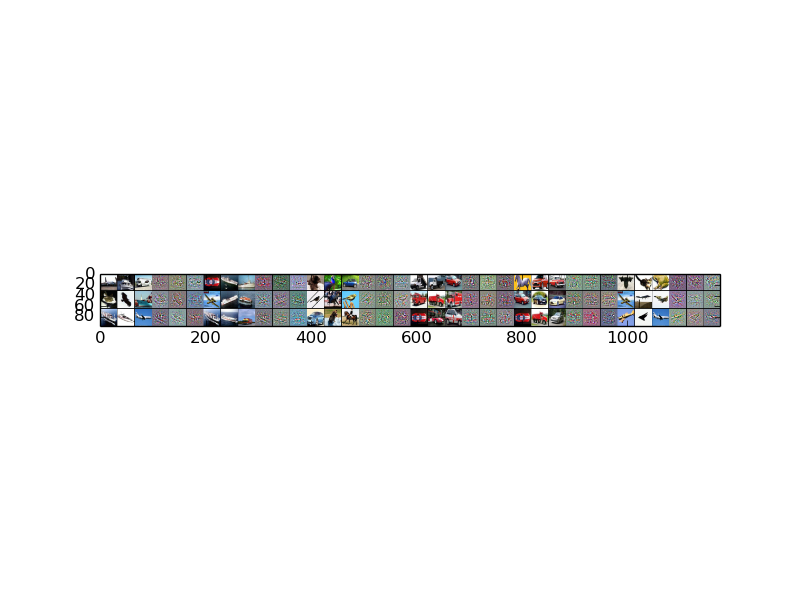

Here is the Python script that generated this plot:
#-*- coding: utf-8 -*- 
import os
import sys
import numpy as np
import cPickle
import theano
import theano.tensor as T
from matplotlib import pyplot as plt
from utils import tile_raster_images
from heapq import *

# in order to import customeized classes
parent_folder = os.path.abspath('..')
class_path = parent_folder + '/' + 'DeConvNet'
if class_path not in sys.path:
    sys.path.append( class_path )
from CPRStage import CPRStage_Up,CPRStage_Down
from Layers import ConvPoolLayer,relu_nonlinear


def activation( a ):
    return ( np.abs(a) + a ) /2
    
    
class Pairs( object ):
    """
    Customized class to avoid ambigous compare result of tuples
    """
    def __init__( self, activation, input ):
        self.act = activation
        self.sam = input
        
    def __lt__( self, obj ):
        """
        Customized __lt__ to avoid compare input
        """
        return self.act < obj.act

class DeConvNet( object ):
    """
    for one-time use
    """
    def __init__( self ):

        print "Loading model..."
        model_file = open( 'params.pkl', 'r')
        params = cPickle.load( model_file )
        model_file.close()
        
        layer0_w = params[-2]
        layer0_b = params[-1]
        layer1_w = params[-4]
        layer1_b = params[-3]
        layer2_w = params[-6]
        layer2_b = params[-5]


        # compile theano function for efficient forward propagation
        x = T.tensor4('x')
 
        layer0 = ConvPoolLayer( input = x, image_shape = (1,3,32,32), 
                                filter_shape = (32,3,5,5), W = layer0_w,
                                b = layer0_b, poolsize=(2, 2), 
                                activation = relu_nonlinear)
                                
        layer1 = ConvPoolLayer( input = layer0.output, image_shape = (1,32,14,14), 
                                filter_shape = (50,32,5,5), W = layer1_w, 
                                b = layer1_b, poolsize=(2, 2), 
                                activation = relu_nonlinear)
        
        layer2 = ConvPoolLayer( input = layer1.output, image_shape = (1,50,5,5), 
                                filter_shape = (64,50,5,5), W = layer2_w, 
                                b = layer2_b, poolsize=(1, 1), 
                                activation = relu_nonlinear) 
        print "Compiling theano.function..."
        self.forward = theano.function( [x], layer2.output )
                               
        # Stages that ZUCHENG DeConvNet
        up_layer0 = CPRStage_Up( image_shape = (1,3,32,32), filter_shape = (32,3,5,5),
                            poolsize = 2 , W = layer0_w, b = layer0_b, 
                            activation = activation)
                            
        up_layer1 = CPRStage_Up( image_shape = (1,32,14,14), filter_shape = (50,32,5,5), 
                            poolsize = 2,W = layer1_w, b = layer1_b ,
                            activation = activation)
                            
        up_layer2 = CPRStage_Up( image_shape = (1,50,5,5), filter_shape = (64,50,5,5), 
                            poolsize = 1,W = layer2_w, b = layer2_b ,
                            activation = activation)
        # backward
        down_layer2 = CPRStage_Down( image_shape = (1,64,1,1), filter_shape = (50,64,5,5), 
                                poolsize = 1,W =layer2_w, b = layer2_b,
                                activation = activation)
                                
        down_layer1 = CPRStage_Down( image_shape = (1,50,10,10), filter_shape = (32,50,5,5), 
                                poolsize = 2,W =layer1_w, b = layer1_b,
                                activation = activation)
                                
        down_layer0 = CPRStage_Down( image_shape = (1,32,28,28), filter_shape = (3,32,5,5), 
                                poolsize = 2,W = layer0_w, b = layer0_b,
                                activation = activation)                       

        self.Stages = [ up_layer0, up_layer1, up_layer2,
                           down_layer2, down_layer1, down_layer0]
        
    def DeConv( self, input, kernel_index ):

        assert kernel_index != None        
        
        l0u , sw0 = self.Stages[0].GetOutput( input.reshape(1,3,32,32) )
        l1u  , sw1 = self.Stages[1].GetOutput( l0u )
        l2u  , sw2 = self.Stages[2].GetOutput( l1u )
        
        # only visulize selected kernel
        l2u[0,:kernel_index,...]*=0
        l2u[0,kernel_index+1:,...]*=0
        
        
        l2d = self.Stages[3].GetOutput( l2u, sw2 )
        l1d = self.Stages[4].GetOutput( l2d, sw1 )
        l0d = self.Stages[5].GetOutput( l1d , sw0 )
  
        return l0d
        
    
def findmaxactivation( Net, samples, num_of_maximum, kernel_list):
    """
    function，给定forward和数据集，加上model，所需的参数，
    返回list of tuple，包含最大激活值
    """    

    Heaps = { kernel_i: [ Pairs( -100, -i) for i in xrange(num_of_maximum)]\
                    for kernel_i in  kernel_list  }

    
    index = 0
    print "totally %d samples" % samples.shape[0]    
    for sam in samples:
        index += 1
        print "pushpop %d sample" % index
        # from 3-dim to 4-dim
        sam = sam.reshape((1,)+sam.shape )      
        activate_value = Net.forward(sam).flatten()
        for kernel_i in kernel_list:
            heappushpop( Heaps[kernel_i], Pairs( activate_value[kernel_i], sam ))

    return Heaps
    

    

def Find_cifa_10():
    """
    balabala
    """
    
    sam_file = open('SubSet1000.pkl', 'r')
    samples = cPickle.load( sam_file )
    sam_file.close()
    
    Net = DeConvNet()
    
    kernel_list = [ 2,23,60,12,45,9 ]    
    
    Heaps = findmaxactivation( Net, samples, 9, kernel_list )
    bigbigmap = None
    for kernel_index in Heaps:
        print 'kernelindex',kernel_index
        heap = Heaps[kernel_index]
        this_sams = []
        this_Deconv = []
        for pairs in heap:
            this_sam = pairs.sam
            this_sams.append( this_sam.reshape([3,32,32]) )
            this_Deconv.append( Net.DeConv( this_sam, kernel_index ).reshape([3,32,32]) )
        
        this_sams = np.array( this_sams )
        this_sams = np.transpose( this_sams, [ 1, 0, 2, 3 ])
        this_sams = this_sams.reshape( [ 3, 9, 32*32 ])
        this_sams = tuple( [ this_sams[i] for i in xrange(3)] + [None] )    
        
        this_Deconv = np.array( this_Deconv )
        this_Deconv = np.transpose( this_Deconv, [ 1, 0, 2, 3 ])
        this_Deconv = this_Deconv.reshape( [ 3, 9, 32*32 ])
        this_Deconv = tuple( [ this_Deconv[i] for i in xrange(3)] + [None] )

        this_map = tile_raster_images( this_sams, img_shape = (32,32), tile_shape = (3,3), 
                                   tile_spacing=(1, 1), scale_rows_to_unit_interval=True, 
                                    output_pixel_vals=True)
        this_Deconv = tile_raster_images( this_Deconv, img_shape = (32,32), tile_shape = (3,3), 
                                   tile_spacing=(1, 1), scale_rows_to_unit_interval=True, 
                                    output_pixel_vals=True)
        this_pairmap = np.append( this_map, this_Deconv, axis = 0)

        if bigbigmap == None:
            bigbigmap = this_pairmap
        else:
            bigbigmap = np.append(bigbigmap, this_pairmap, axis=1)
    plt.imshow(bigbigmap)
    plt.show()
        
        
        


if __name__ == "__main__":
    Find_cifa_10()
    
    
    
